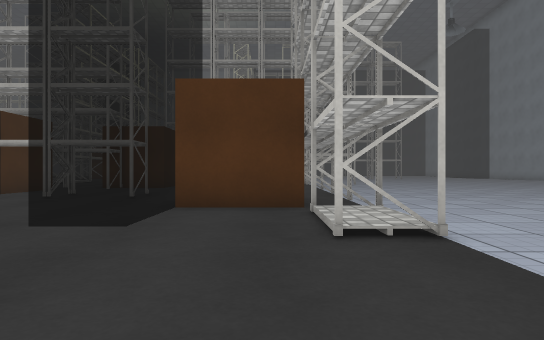
[1] (above)

21 first-person views from a walk through a 3-D level made in the Unity game engine. The camera is 0.58 m above the floor, looks level and sees 75° across. The floor is counted in squares, 1 m on a side. Each view is taken from the middle of a square. On the plan, view 1 faces up. The plan holds only what a view shows up to about 10 squares ahead; the rest is blank. The place goes on beyond the plan. The player character is not drawn. Surface patterns are stand-ins for the level's own textures.

[2]
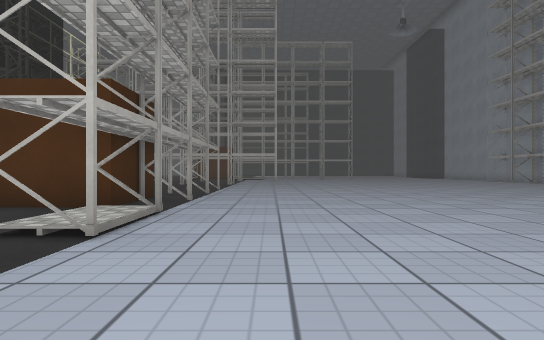

[3]
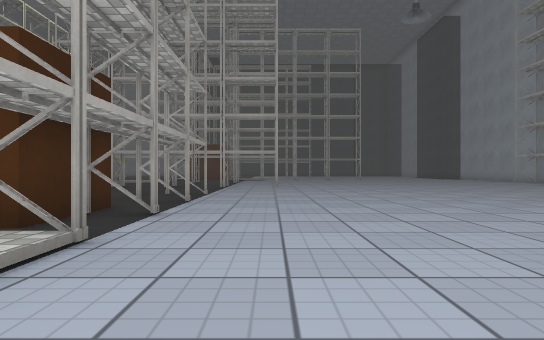

[4]
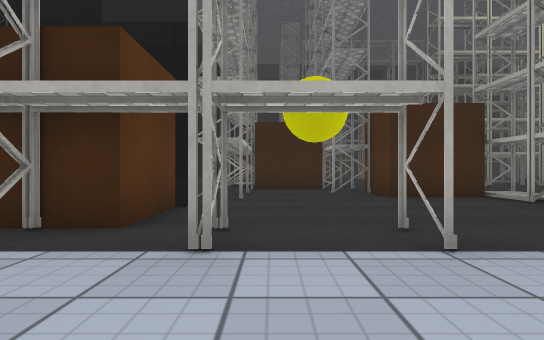

[5]
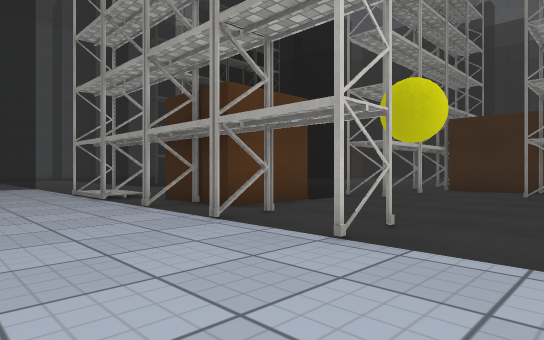

[6]
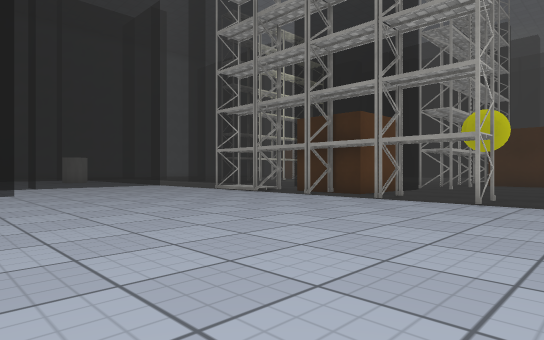

[7]
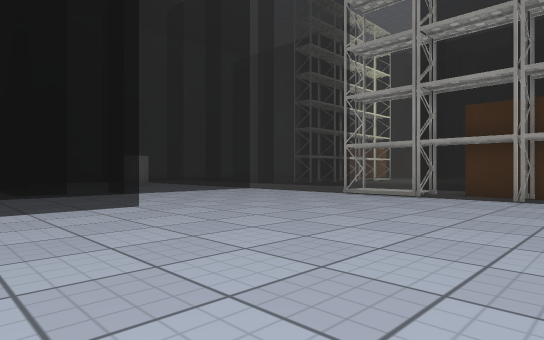

[8]
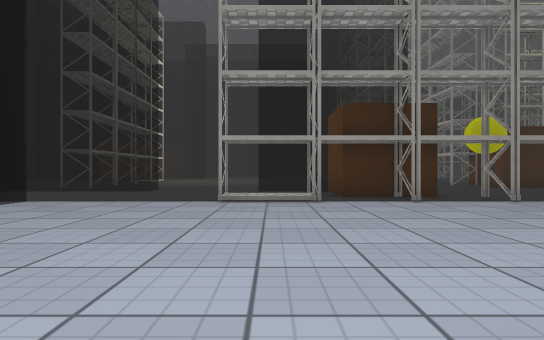

[9]
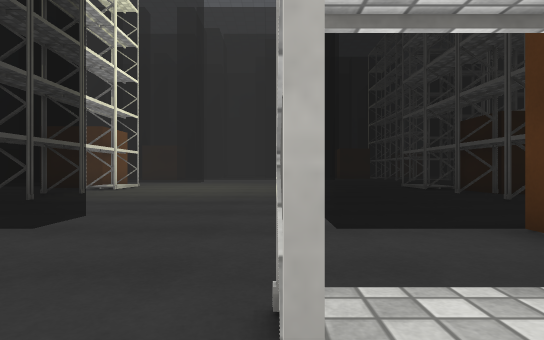

[10]
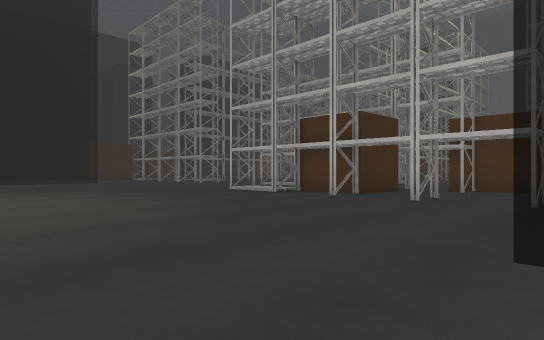

[11]
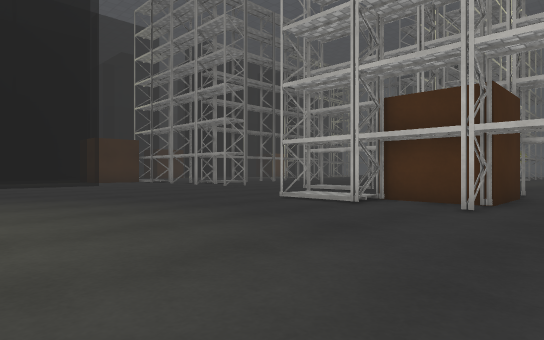

[12]
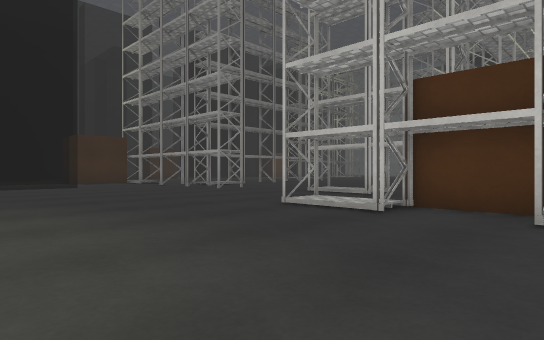

[13]
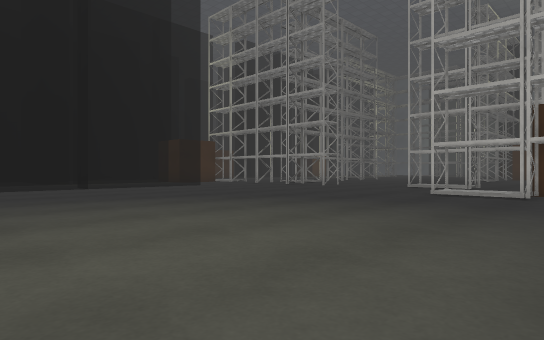

[14]
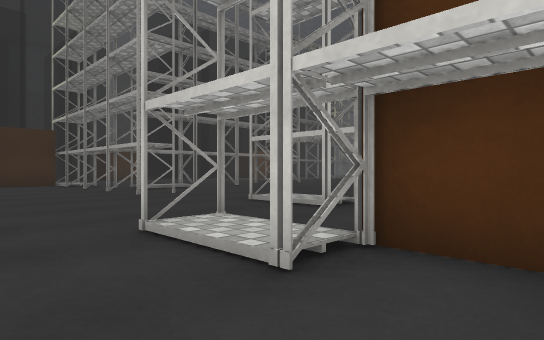

[15]
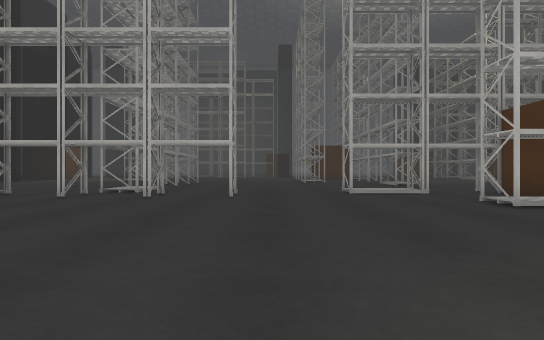

[16]
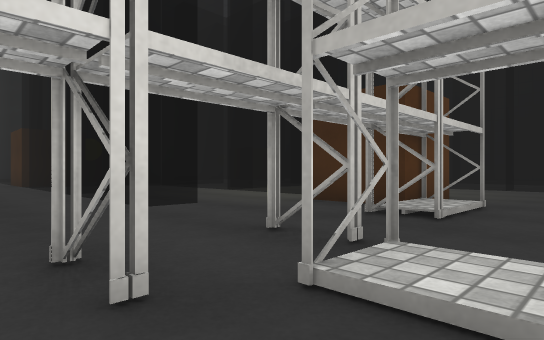

[17]
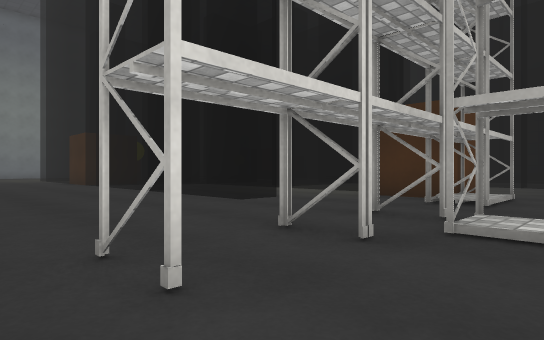

[18]
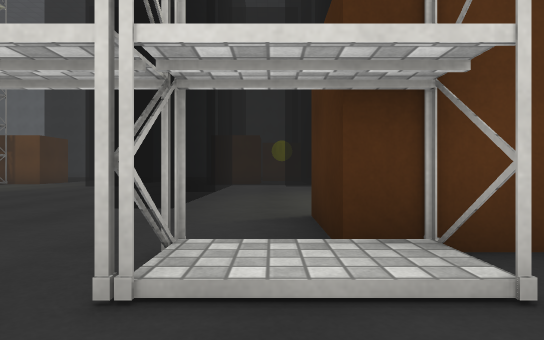

[19]
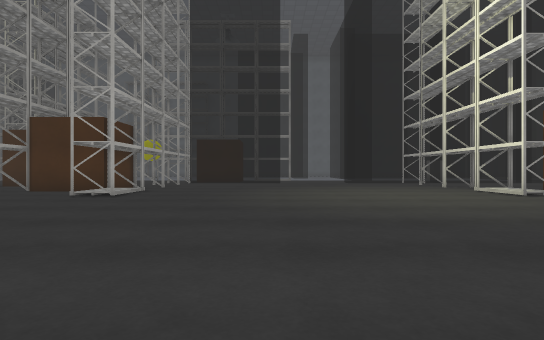

[20]
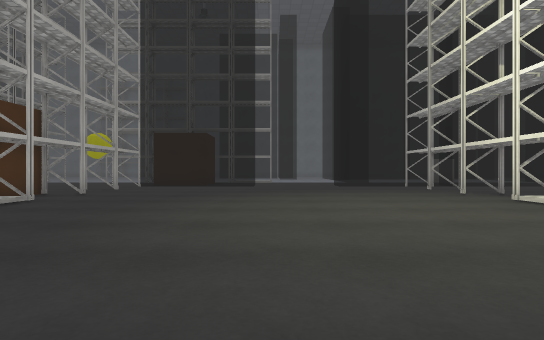

[21]
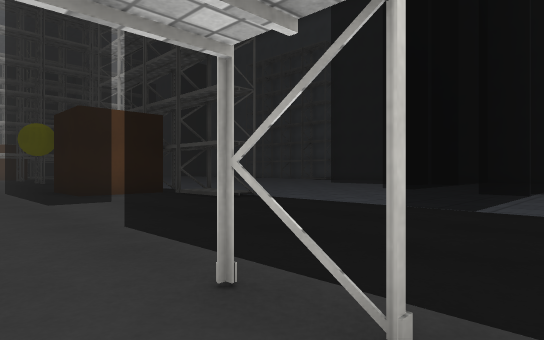

### Floor plan
Key: @ floor where view 1 was taken; # wall or solid block; . main floor; : floor 0.1 m higher than the main floor; T thing the floor can be seen under or through.
Columns run from 23 left of view 1 to 10 right of it. Each row starts with its distance up from view 1.
 12   ...:...... .....##..............
 11 .....##....#:#.##.#...............
 10 .#:#.##.#......##.......#.........
  9 ##.............##.................
  8  #...........#:##.#.#............
  7  ....................TT##........
  6  ... ................TT##........
  5  ... ................ ...........
  4  ... ................ ..:........
  3  ... ...................#.......
  2  ... .........................
  1      ...........................
  0      ................ .@........
 -1            ..........#...
 -2              #:#.....#......
 -3              # .....  ..
 -4                ....

Positions as (right, up) in squares from view 1, and headings:
1: (0, 0), facing up
2: (3, 0), facing up
3: (3, 2), facing up
4: (4, 9), facing left
5: (4, 12), facing down-left
6: (8, 12), facing down-left
7: (9, 8), facing down-left
8: (8, 4), facing left
9: (2, 3), facing left
10: (-2, 1), facing up-left
11: (-5, 2), facing up-left
12: (-6, 3), facing up-left
13: (-7, -1), facing up-left
14: (-7, 6), facing up-left
15: (-14, 2), facing up
16: (-16, 12), facing down-left
17: (-14, 12), facing down-left
18: (-21, 12), facing down
19: (-18, 4), facing right
20: (-15, 3), facing right
21: (-4, -3), facing up-right
